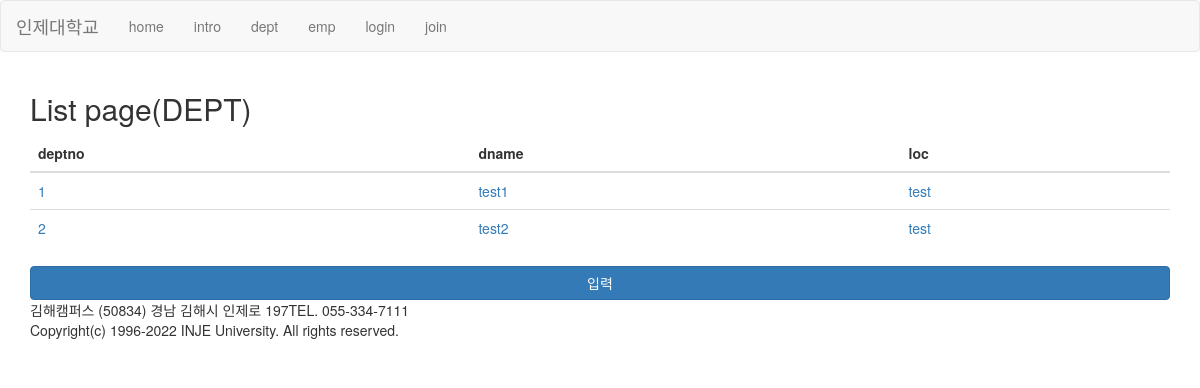
Page /dept/ on the earlier database version.
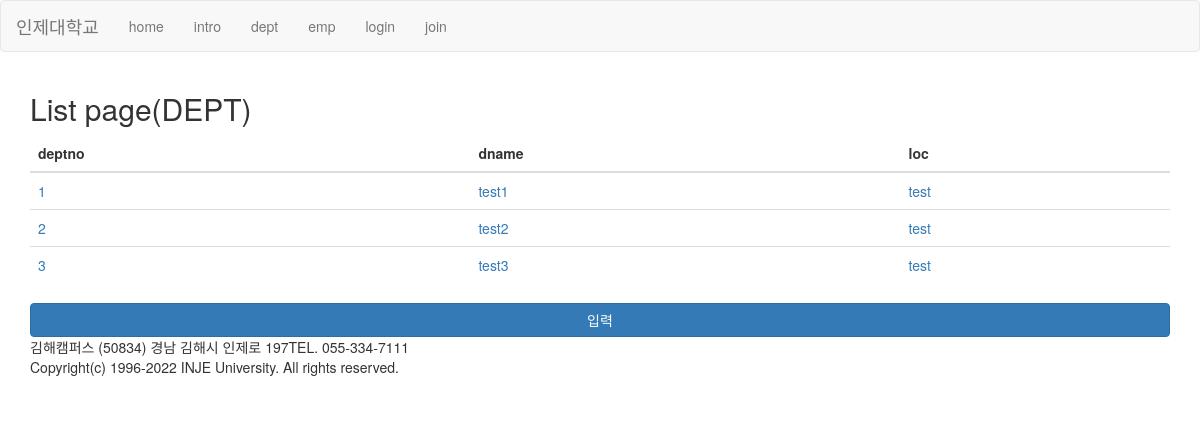
Same page on the later database version.
### dept/models.py (models this page shows, shortened)
class Dept(models.Model):
    deptno=models.IntegerField(auto_created=True,primary_key=True)
    dname=models.CharField(max_length=10)
    loc=models.TextField()

### dept/views.py (the view)
# urls.py: path('dept/',dept.views.list, name='deptList'),
def list(req):
    result=Dept.objects.all()
    context={'result':result}
    return render(req,'dept/index.html',context)

### templates/dept/index.html
{% extends 'base/template.html'  %}
    {% block content %}
    <h2>List page(DEPT)</h2>
    <table class="table">
        <thead>
            <tr>
                <th>deptno</th>
                <th>dname</th>
                <th>loc</th>
            </tr>
        </thead>
        <tbody>
        {% for row in result %}
            <tr>
                <td><a href="{{row.deptno}}">{{row.deptno}}</a></td>
                <td><a href="{% url 'deptDetail' row.deptno %}">{{row.dname}}</a></td>
                <td><a href="{% url 'deptDetail' row.deptno %}">{{row.loc}}</a></td>
            </tr>
        {% endfor %}
        </tbody>
    </table>
    <a href="add" class="btn btn-primary btn-block" role="button">입력</a>
    {% endblock %}

Differences in the rows shown:
added Dept: deptno "3", dname "test3", loc "test"
